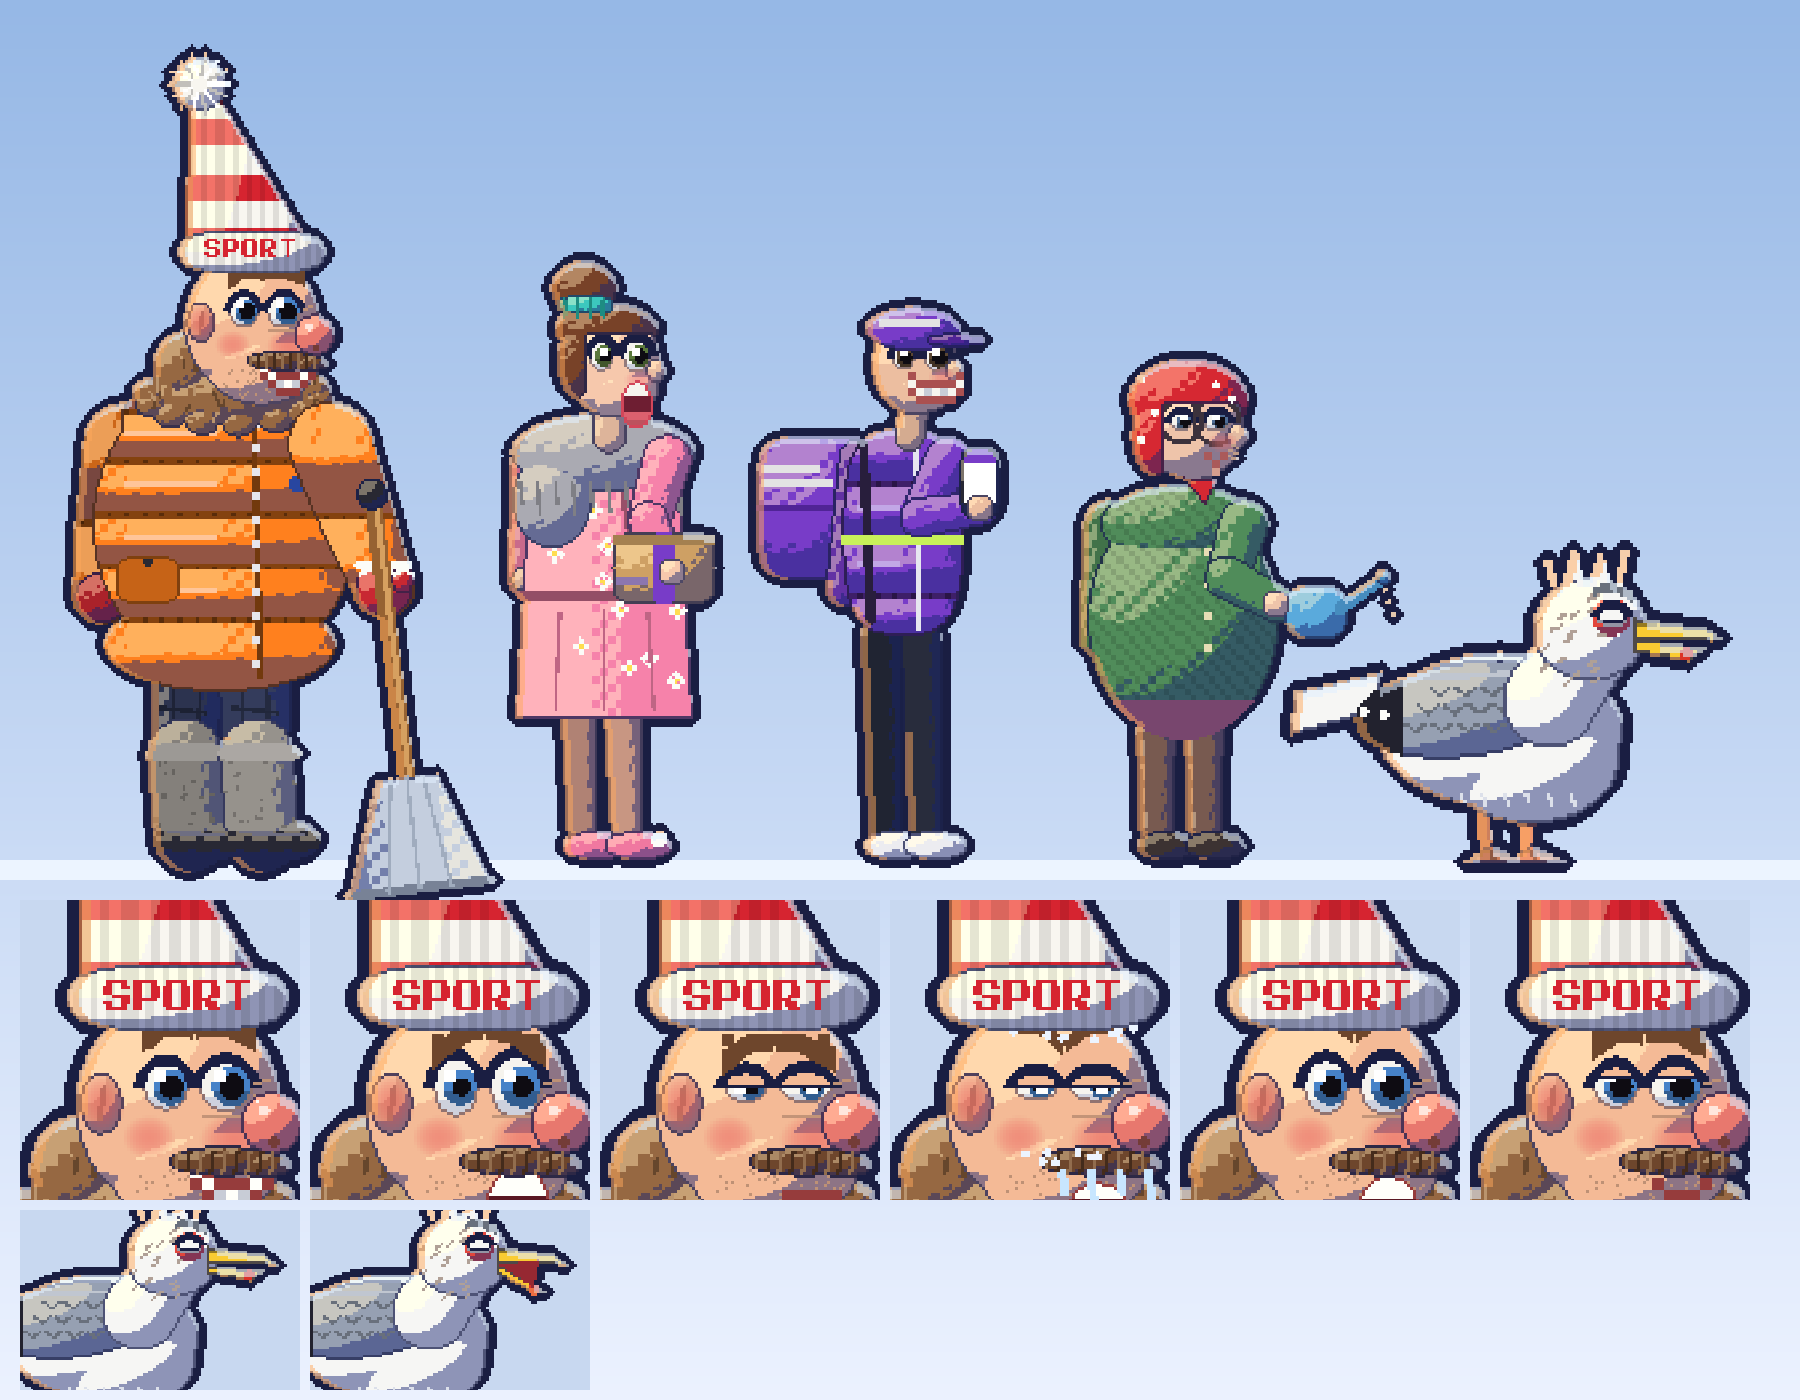

Write the Python code that produced this figure.
"""Model sheet of «Замело»: heroes + expressions.  python3 series/zamelo/design/cast_sheet.py -> cast_sheet.png"""
import sys, pathlib; sys.path.insert(0, str(pathlib.Path(__file__).resolve().parents[3] / 'engine'))
import numpy as np
from PIL import Image
from props import zampix as ZX, zamcast as C
from props.dibspix import blit

W, H = 1800, 1400
big = np.zeros((H, W, 3), np.uint8)
for y in range(H): big[y] = np.array((150, 184, 230)) * (1 - y / H) + np.array((236, 242, 255)) * (y / H)
big[860:880] = (236, 244, 255)


def put(fn, x, y, s, **kw):
    sp = ZX.draw(fn, s, **kw); blit(big, sp, x, y, s, None, False)


put(C.zhora, 220, 860, 8.0, expr='proud', hand_n=(22.0, 30.0), prop_n=lambda sp, h: C.shovel(sp, h, ang=-1.45, l=24.0))
put(C.ira, 600, 860, 8.0, expr='yelling', mouth_=0.6, box=True)
put(C.vitek, 900, 860, 8.0, expr='cheerful', phone_up=True, hand_n=(10.0, 44.0))
put(C.nina, 1180, 860, 8.0, expr='kind')
put(C.chayka, 1500, 860, 10.0, expr='dry', chew=1.0, t=0.3)
emos = [('proud', 0), ('outraged', .7), ('gloomy', 0), ('exhausted', .3), ('offended', .6), ('cocky', 0)]
for i, (e, m) in enumerate(emos):
    pan = np.zeros((300, 280, 3), np.uint8); pan[:] = (200, 216, 240)
    sp = ZX.draw(C.zhora, 12.0, expr=e, mouth_=m, frost=1.0 if e == 'exhausted' else 0.0)
    blit(pan, sp, 110, 1010, 12.0, None, False)
    big[900:1200, 20 + i * 290:300 + i * 290] = pan
for i, (e, m) in enumerate([('dry', 0), ('dry', .7)]):
    pan = np.zeros((180, 280, 3), np.uint8); pan[:] = (200, 216, 240)
    sp = ZX.draw(C.chayka, 8.0, expr=e, mouth_=m)
    blit(pan, sp, 80, 230, 8.0, None, False)
    big[1210:1390, 20 + i * 290:300 + i * 290] = pan
Image.fromarray(big).save(str(pathlib.Path(__file__).parent / 'cast_sheet.png'))
print('ok')
